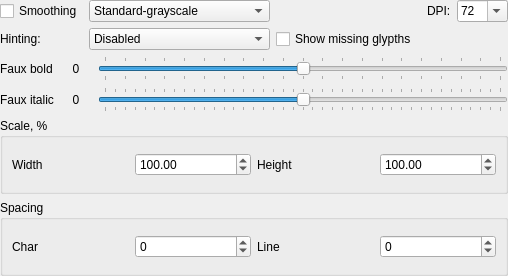
<?xml version="1.0" encoding="UTF-8"?>
<ui version="4.0">
 <class>FontOptionsFrame</class>
 <widget class="QWidget" name="FontOptionsFrame">
  <property name="geometry">
   <rect>
    <x>0</x>
    <y>0</y>
    <width>508</width>
    <height>276</height>
   </rect>
  </property>
  <property name="sizePolicy">
   <sizepolicy hsizetype="Preferred" vsizetype="Minimum">
    <horstretch>0</horstretch>
    <verstretch>0</verstretch>
   </sizepolicy>
  </property>
  <property name="windowTitle">
   <string>Frame</string>
  </property>
  <property name="locale">
   <locale language="English" country="UnitedStates"/>
  </property>
  <layout class="QVBoxLayout" name="verticalLayout">
   <property name="sizeConstraint">
    <enum>QLayout::SetMinimumSize</enum>
   </property>
   <property name="leftMargin">
    <number>0</number>
   </property>
   <property name="topMargin">
    <number>0</number>
   </property>
   <property name="rightMargin">
    <number>0</number>
   </property>
   <property name="bottomMargin">
    <number>0</number>
   </property>
   <item>
    <layout class="QGridLayout" name="gridLayout_4">
     <item row="0" column="0">
      <widget class="QCheckBox" name="checkBoxSmoothing">
       <property name="text">
        <string>Smoothing</string>
       </property>
      </widget>
     </item>
     <item row="1" column="2" colspan="3">
      <widget class="QCheckBox" name="checkBoxMissingGlypths">
       <property name="text">
        <string>Show missing glypths</string>
       </property>
      </widget>
     </item>
     <item row="0" column="4">
      <widget class="QComboBox" name="comboBoxDPI">
       <property name="editable">
        <bool>true</bool>
       </property>
       <item>
        <property name="text">
         <string>72</string>
        </property>
       </item>
       <item>
        <property name="text">
         <string>96</string>
        </property>
       </item>
       <item>
        <property name="text">
         <string>100</string>
        </property>
       </item>
       <item>
        <property name="text">
         <string>110</string>
        </property>
       </item>
       <item>
        <property name="text">
         <string>120</string>
        </property>
       </item>
       <item>
        <property name="text">
         <string>128</string>
        </property>
       </item>
      </widget>
     </item>
     <item row="0" column="2">
      <spacer name="horizontalSpacer">
       <property name="orientation">
        <enum>Qt::Horizontal</enum>
       </property>
       <property name="sizeHint" stdset="0">
        <size>
         <width>40</width>
         <height>20</height>
        </size>
       </property>
      </spacer>
     </item>
     <item row="0" column="3">
      <widget class="QLabel" name="label_5">
       <property name="text">
        <string>DPI:</string>
       </property>
      </widget>
     </item>
     <item row="1" column="0">
      <widget class="QLabel" name="label_7">
       <property name="text">
        <string>Hinting:</string>
       </property>
      </widget>
     </item>
     <item row="1" column="1">
      <widget class="QComboBox" name="comboBox_Hinting">
       <item>
        <property name="text">
         <string>Disabled</string>
        </property>
       </item>
       <item>
        <property name="text">
         <string>Default</string>
        </property>
       </item>
       <item>
        <property name="text">
         <string>ForceFreetypeAutohinting</string>
        </property>
       </item>
       <item>
        <property name="text">
         <string>DisableFreetypeAutohinting</string>
        </property>
       </item>
      </widget>
     </item>
     <item row="0" column="1">
      <widget class="QComboBox" name="comboBoxAA">
       <item>
        <property name="text">
         <string>Standard-grayscale</string>
        </property>
       </item>
       <item>
        <property name="text">
         <string>Light</string>
        </property>
       </item>
       <item>
        <property name="text">
         <string>LCD horizontal</string>
        </property>
       </item>
       <item>
        <property name="text">
         <string>LCD vertical</string>
        </property>
       </item>
      </widget>
     </item>
    </layout>
   </item>
   <item>
    <layout class="QGridLayout" name="gridLayout_3" columnminimumwidth="0,0,0">
     <property name="sizeConstraint">
      <enum>QLayout::SetMinimumSize</enum>
     </property>
     <item row="3" column="2">
      <widget class="QSlider" name="horizontalSliderBold">
       <property name="minimum">
        <number>-10</number>
       </property>
       <property name="maximum">
        <number>10</number>
       </property>
       <property name="pageStep">
        <number>2</number>
       </property>
       <property name="tracking">
        <bool>true</bool>
       </property>
       <property name="orientation">
        <enum>Qt::Horizontal</enum>
       </property>
       <property name="tickPosition">
        <enum>QSlider::TicksBothSides</enum>
       </property>
      </widget>
     </item>
     <item row="3" column="0">
      <widget class="QLabel" name="labelBold_t">
       <property name="text">
        <string>Faux bold</string>
       </property>
       <property name="buddy">
        <cstring>horizontalSliderBold</cstring>
       </property>
      </widget>
     </item>
     <item row="4" column="2">
      <widget class="QSlider" name="horizontalSliderItalic">
       <property name="minimum">
        <number>-20</number>
       </property>
       <property name="maximum">
        <number>20</number>
       </property>
       <property name="orientation">
        <enum>Qt::Horizontal</enum>
       </property>
       <property name="tickPosition">
        <enum>QSlider::TicksBothSides</enum>
       </property>
      </widget>
     </item>
     <item row="4" column="0">
      <widget class="QLabel" name="label_3">
       <property name="text">
        <string>Faux italic</string>
       </property>
       <property name="buddy">
        <cstring>horizontalSliderItalic</cstring>
       </property>
      </widget>
     </item>
     <item row="3" column="1">
      <widget class="QLabel" name="labelBold">
       <property name="minimumSize">
        <size>
         <width>32</width>
         <height>0</height>
        </size>
       </property>
       <property name="text">
        <string>0</string>
       </property>
       <property name="textFormat">
        <enum>Qt::PlainText</enum>
       </property>
       <property name="alignment">
        <set>Qt::AlignCenter</set>
       </property>
      </widget>
     </item>
     <item row="4" column="1">
      <widget class="QLabel" name="labelItalic">
       <property name="minimumSize">
        <size>
         <width>32</width>
         <height>0</height>
        </size>
       </property>
       <property name="text">
        <string>0</string>
       </property>
       <property name="textFormat">
        <enum>Qt::PlainText</enum>
       </property>
       <property name="alignment">
        <set>Qt::AlignCenter</set>
       </property>
      </widget>
     </item>
    </layout>
   </item>
   <item>
    <widget class="QGroupBox" name="groupBox_2">
     <property name="sizePolicy">
      <sizepolicy hsizetype="Preferred" vsizetype="Minimum">
       <horstretch>0</horstretch>
       <verstretch>0</verstretch>
      </sizepolicy>
     </property>
     <property name="title">
      <string>Scale, %</string>
     </property>
     <layout class="QGridLayout" name="gridLayout">
      <item row="0" column="0">
       <widget class="QLabel" name="label_6">
        <property name="text">
         <string>Width</string>
        </property>
        <property name="buddy">
         <cstring>doubleSpinBoxWidth</cstring>
        </property>
       </widget>
      </item>
      <item row="0" column="2">
       <widget class="QLabel" name="label">
        <property name="text">
         <string>Height</string>
        </property>
        <property name="buddy">
         <cstring>doubleSpinBoxHeight</cstring>
        </property>
       </widget>
      </item>
      <item row="0" column="1">
       <widget class="QDoubleSpinBox" name="doubleSpinBoxWidth">
        <property name="alignment">
         <set>Qt::AlignLeading|Qt::AlignLeft|Qt::AlignVCenter</set>
        </property>
        <property name="maximum">
         <double>200.000000000000000</double>
        </property>
        <property name="value">
         <double>100.000000000000000</double>
        </property>
       </widget>
      </item>
      <item row="0" column="3">
       <widget class="QDoubleSpinBox" name="doubleSpinBoxHeight">
        <property name="maximum">
         <double>200.000000000000000</double>
        </property>
        <property name="value">
         <double>100.000000000000000</double>
        </property>
       </widget>
      </item>
     </layout>
    </widget>
   </item>
   <item>
    <widget class="QGroupBox" name="groupBox">
     <property name="title">
      <string>Spacing</string>
     </property>
     <layout class="QGridLayout" name="gridLayout_5">
      <item row="0" column="0">
       <widget class="QLabel" name="label_2">
        <property name="text">
         <string>Char</string>
        </property>
        <property name="buddy">
         <cstring>spinBoxCharSpacing</cstring>
        </property>
       </widget>
      </item>
      <item row="0" column="1">
       <widget class="QSpinBox" name="spinBoxCharSpacing">
        <property name="minimum">
         <number>-99</number>
        </property>
       </widget>
      </item>
      <item row="0" column="2">
       <widget class="QLabel" name="label_4">
        <property name="text">
         <string>Line</string>
        </property>
        <property name="buddy">
         <cstring>spinBoxLineSpacing</cstring>
        </property>
       </widget>
      </item>
      <item row="0" column="3">
       <widget class="QSpinBox" name="spinBoxLineSpacing">
        <property name="minimum">
         <number>-99</number>
        </property>
       </widget>
      </item>
     </layout>
    </widget>
   </item>
  </layout>
 </widget>
 <resources/>
 <connections/>
</ui>
